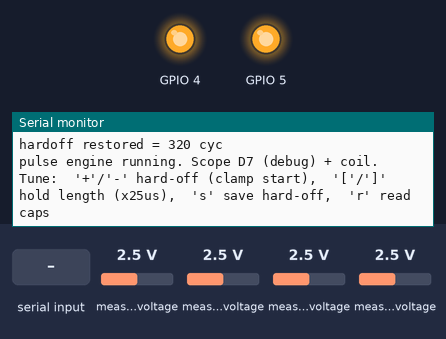
A sketch run on a simulated Seeed XIAO ESP32-C3. Parts: output pins drawn as LEDs (lit = HIGH), the last lines printed to the serial monitor. Wiring (inferred from the names in the program): ADS1115 converter at I2C address 0x48. Inputs (shaded band) come from the test bench; at power-on: measured voltage 2.5 V. EEPROM starts erased; pins used as bus, display or sensor lines are not drawn.

Above: at 1.2 s.
1.3 s: "s" received over Serial
At 2.8 s:
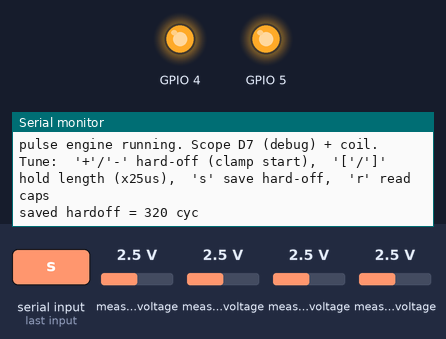
4.3 s: "r" received over Serial
At 5.4 s:
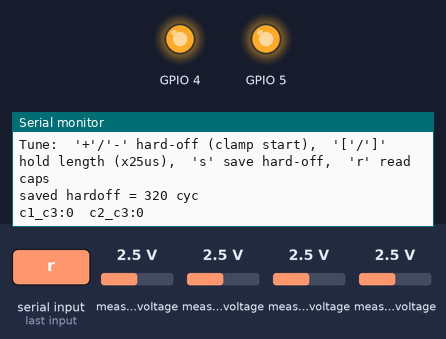

Measured:
- after the input at 1.3 s, the serial monitor: prints a new line at once (image 1)
- after the input at 4.3 s, the serial monitor: prints a new line at once (image 2)

The sketch:

wombat2b.ino
```cpp
/*
  wombat2 - bipolar pulse-induction metal detector
  Seeed Studio XIAO ESP32-C3

  Sketch entry tab (matches the folder name). The pulse engine and sampling
  live in wombat_bipolar_pulse_c3.ino; Arduino compiles all .ino tabs together.
*/
```

Source omitted: ombat_bipolar_pulse_c3.ino (25646 bytes)
